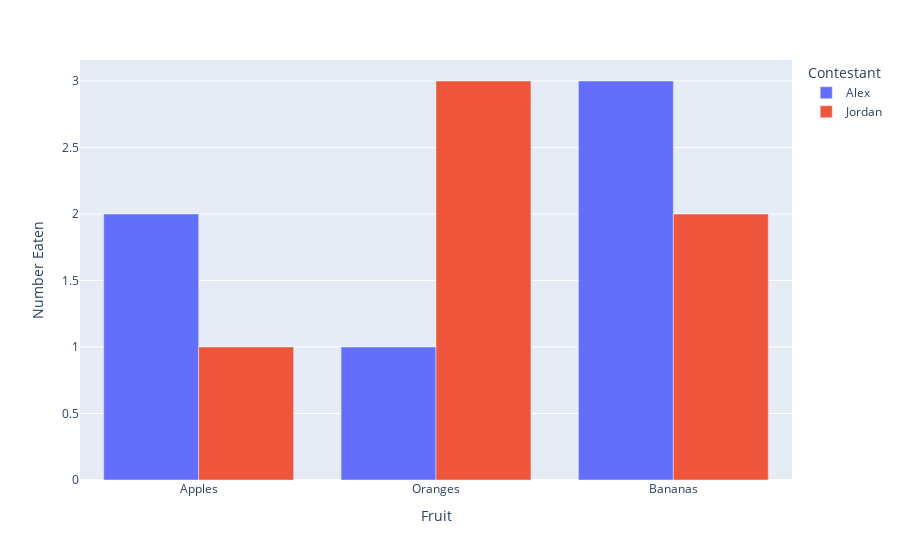

Notebook source saved alongside this figure:
### Code cell
fig = px.bar(temp, x = 'Fruit', y = 'Number Eaten', color = 'Contestant', barmode = 'group')
print(type(fig))
fig.show()

### Figure 1 — Plotly figure (JSON) as saved in the notebook; plotly's stock layout.template omitted (floating-point values rounded to 4 significant figures)
{"data": [{"alignmentgroup": "True", "hovertemplate": "Contestant=Alex<br>Fruit=%{x}<br>Number Eaten=%{y}<extra></extra>", "legendgroup": "Alex", "marker": {"color": "#636efa", "pattern": {"shape": ""}}, "name": "Alex", "offsetgroup": "Alex", "orientation": "v", "showlegend": true, "textposition": "auto", "type": "bar", "x": ["Apples", "Oranges", "Bananas"], "xaxis": "x", "y": [2, 1, 3], "yaxis": "y"}, {"alignmentgroup": "True", "hovertemplate": "Contestant=Jordan<br>Fruit=%{x}<br>Number Eaten=%{y}<extra></extra>", "legendgroup": "Jordan", "marker": {"color": "#EF553B", "pattern": {"shape": ""}}, "name": "Jordan", "offsetgroup": "Jordan", "orientation": "v", "showlegend": true, "textposition": "auto", "type": "bar", "x": ["Apples", "Oranges", "Bananas"], "xaxis": "x", "y": [1, 3, 2], "yaxis": "y"}], "layout": {"autosize": true, "barmode": "group", "legend": {"title": {"text": "Contestant"}, "tracegroupgap": 0}, "margin": {"t": 60}, "xaxis": {"anchor": "y", "autorange": true, "domain": [0, 1], "range": [-0.5, 2.5], "title": {"text": "Fruit"}, "type": "category"}, "yaxis": {"anchor": "x", "autorange": true, "domain": [0, 1], "range": [0, 3.158], "title": {"text": "Number Eaten"}, "type": "linear"}}}
